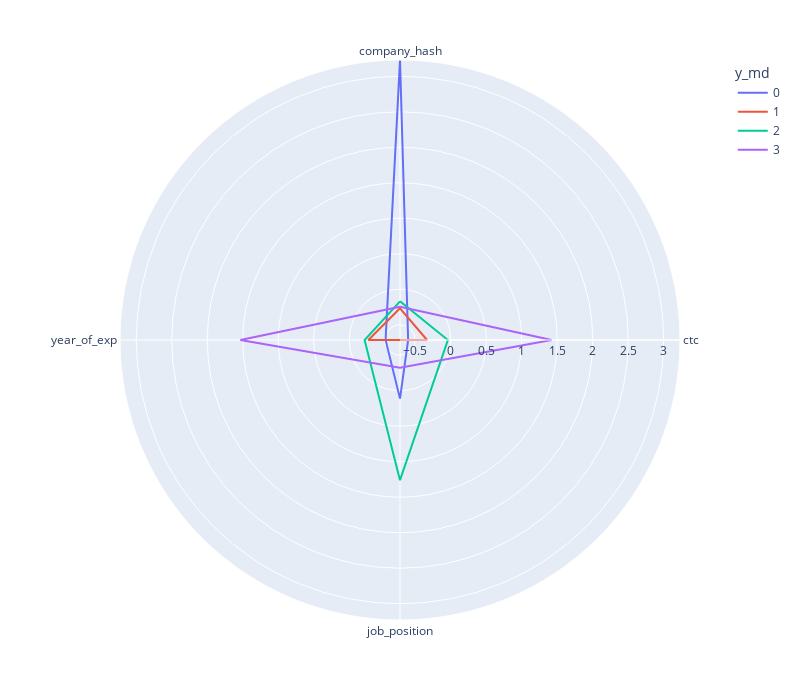

Here is the notebook cell this chart was saved with:
### Code cell
"""
  'polar' : customer dataset we are using
  'r' :  mean values for each feature which will be connected using lines
  'theta' : variables where each of the feature will have an angle and
            color will be based on the label of the clusters.
"""
fig = px.line_polar(polar, r="value", theta="variable", color="y_md", line_close=True,height=700,width=800)
fig.show()

### Figure 1 — Plotly figure (JSON) as saved in the notebook; plotly's stock layout.template omitted (floating-point values rounded to 4 significant figures)
{"data": [{"hovertemplate": "y_md=0<br>value=%{r}<br>variable=%{theta}<extra></extra>", "legendgroup": "0", "line": {"color": "#636efa", "dash": "solid"}, "marker": {"symbol": "circle"}, "mode": "lines", "name": "0", "r": [3.229, -0.6009, 0.1104, -0.5124, 3.229], "showlegend": true, "subplot": "polar", "theta": ["company_hash", "ctc", "job_position", "year_of_exp", "company_hash"], "type": "scatterpolar"}, {"hovertemplate": "y_md=1<br>value=%{r}<br>variable=%{theta}<extra></extra>", "legendgroup": "1", "line": {"color": "#EF553B", "dash": "solid"}, "marker": {"symbol": "circle"}, "mode": "lines", "name": "1", "r": [-0.2691, -0.3341, -0.7155, -0.27, -0.2691], "showlegend": true, "subplot": "polar", "theta": ["company_hash", "ctc", "job_position", "year_of_exp", "company_hash"], "type": "scatterpolar"}, {"hovertemplate": "y_md=2<br>value=%{r}<br>variable=%{theta}<extra></extra>", "legendgroup": "2", "line": {"color": "#00cc96", "dash": "solid"}, "marker": {"symbol": "circle"}, "mode": "lines", "name": "2", "r": [-0.1702, -0.0412, 1.259, -0.2168, -0.1702], "showlegend": true, "subplot": "polar", "theta": ["company_hash", "ctc", "job_position", "year_of_exp", "company_hash"], "type": "scatterpolar"}, {"hovertemplate": "y_md=3<br>value=%{r}<br>variable=%{theta}<extra></extra>", "legendgroup": "3", "line": {"color": "#ab63fa", "dash": "solid"}, "marker": {"symbol": "circle"}, "mode": "lines", "name": "3", "r": [-0.2465, 1.42, -0.3232, 1.533, -0.2465], "showlegend": true, "subplot": "polar", "theta": ["company_hash", "ctc", "job_position", "year_of_exp", "company_hash"], "type": "scatterpolar"}], "layout": {"height": 700, "legend": {"title": {"text": "y_md"}, "tracegroupgap": 0}, "margin": {"t": 60}, "polar": {"angularaxis": {"direction": "clockwise", "rotation": 90}, "domain": {"x": [0, 1], "y": [0, 1]}}, "width": 800}}
